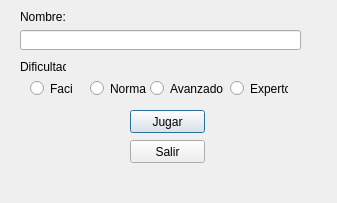
<?xml version="1.0" encoding="UTF-8"?>
<ui version="4.0">
 <class>Inicio</class>
 <widget class="QDialog" name="Inicio">
  <property name="geometry">
   <rect>
    <x>0</x>
    <y>0</y>
    <width>337</width>
    <height>203</height>
   </rect>
  </property>
  <property name="windowTitle">
   <string>Sudoku 0.3</string>
  </property>
  <widget class="QPushButton" name="btn_jugar">
   <property name="geometry">
    <rect>
     <x>130</x>
     <y>110</y>
     <width>75</width>
     <height>23</height>
    </rect>
   </property>
   <property name="text">
    <string>Jugar</string>
   </property>
  </widget>
  <widget class="QPushButton" name="btn_Salir">
   <property name="geometry">
    <rect>
     <x>130</x>
     <y>140</y>
     <width>75</width>
     <height>23</height>
    </rect>
   </property>
   <property name="text">
    <string>Salir</string>
   </property>
  </widget>
  <widget class="QRadioButton" name="rbt_facil">
   <property name="geometry">
    <rect>
     <x>30</x>
     <y>80</y>
     <width>43</width>
     <height>17</height>
    </rect>
   </property>
   <property name="text">
    <string>Facil</string>
   </property>
  </widget>
  <widget class="QRadioButton" name="rbt_normal">
   <property name="geometry">
    <rect>
     <x>90</x>
     <y>80</y>
     <width>56</width>
     <height>17</height>
    </rect>
   </property>
   <property name="text">
    <string>Normal</string>
   </property>
  </widget>
  <widget class="QRadioButton" name="rbt_azanzado">
   <property name="geometry">
    <rect>
     <x>150</x>
     <y>80</y>
     <width>81</width>
     <height>17</height>
    </rect>
   </property>
   <property name="text">
    <string>Avanzado</string>
   </property>
  </widget>
  <widget class="QLabel" name="lbl_Dificultad">
   <property name="geometry">
    <rect>
     <x>20</x>
     <y>60</y>
     <width>46</width>
     <height>13</height>
    </rect>
   </property>
   <property name="text">
    <string>Dificultad:</string>
   </property>
  </widget>
  <widget class="QRadioButton" name="rbt_experto">
   <property name="geometry">
    <rect>
     <x>230</x>
     <y>80</y>
     <width>58</width>
     <height>17</height>
    </rect>
   </property>
   <property name="text">
    <string>Experto</string>
   </property>
  </widget>
  <widget class="QLabel" name="label">
   <property name="geometry">
    <rect>
     <x>20</x>
     <y>10</y>
     <width>46</width>
     <height>13</height>
    </rect>
   </property>
   <property name="text">
    <string>Nombre:</string>
   </property>
  </widget>
  <widget class="QLineEdit" name="txt_nombre">
   <property name="geometry">
    <rect>
     <x>20</x>
     <y>30</y>
     <width>281</width>
     <height>20</height>
    </rect>
   </property>
  </widget>
 </widget>
 <resources/>
 <connections/>
</ui>
